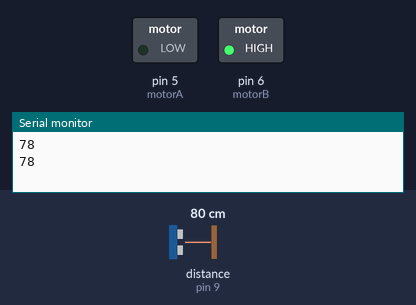
Recording of a sketch running on a simulated Arduino Uno, built with avr-gcc and run on an emulated ATmega328P. Shown: switched loads named in the sketch (green lamp = pin HIGH), the last lines printed to the serial monitor. Wiring (inferred from the names in the program): ultrasonic range finder: trigger pin 8; echo pin 9. The test bench sets the inputs (shaded band); at power-on: distance to the obstacle (sensor on pin 9) 80 cm. The echo pulse lasts 58.3 µs per cm; pins used as bus, display or sensor lines are not drawn.

Above: at 1.8 s.
1.9 s: distance to the obstacle (sensor on pin 9) set to 33 cm
3.4 s: distance to the obstacle (sensor on pin 9) set to 27 cm
At 4.4 s:
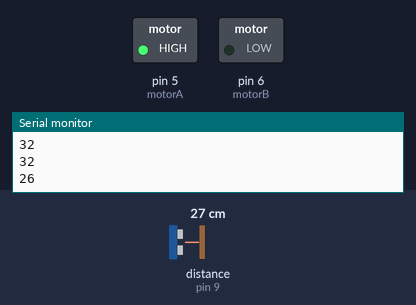
4.9 s: distance to the obstacle (sensor on pin 9) set to 47 cm
6.6 s: distance to the obstacle (sensor on pin 9) set to 55 cm
At 7.8 s:
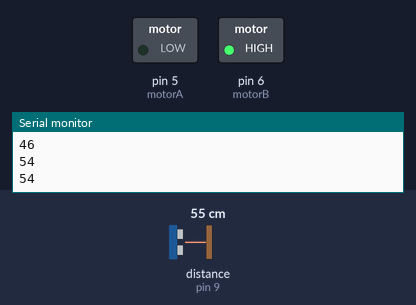
8.1 s: distance to the obstacle (sensor on pin 9) set to 2 cm
At 9.7 s:
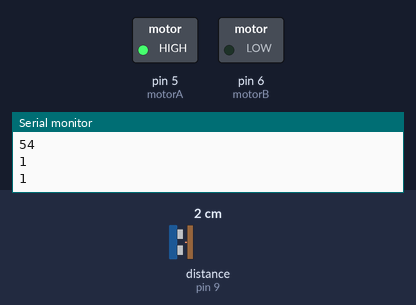
Timing chart, 0 to 11.1 s (numbered marks = the images above; inputs shaded):
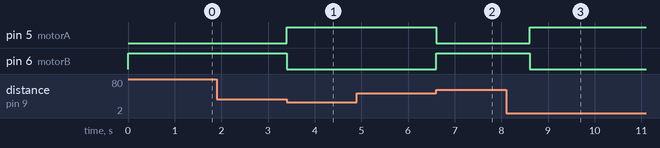

The sketch:

week2.ino
```cpp
// Two pin definition techniques
#define motorA 5
#define motorB 6

const int trigPin = 8;
const int echoPin = 9;
long duration;
int distance;

void setup() {
  pinMode(motorA,OUTPUT);
  pinMode(motorB,OUTPUT);

  pinMode(trigPin, OUTPUT);
  pinMode(echoPin, INPUT);
  Serial.begin(9600);
}

void loop() {
  digitalWrite(trigPin, LOW);
  delayMicroseconds(2);
  digitalWrite(trigPin, HIGH);
  delayMicroseconds(10);
  digitalWrite(trigPin, LOW);

  duration = pulseIn(echoPin, HIGH);

  distance = duration * 0.034 / 2;

  Serial.println(distance);

  if (distance > 50) {
    analogWrite(motorB,255);
    digitalWrite(motorA,LOW);
    delay(1000);
  } else if (distance < 30) {
     analogWrite(motorA,255);
  	 digitalWrite(motorB,LOW);
     delay(1000);
  }
}
```

Measured:
- the behaviour switches between 31 and 30 cm on distance to the obstacle (sensor on pin 9) (found by bisection; images 0 and 1)
- the behaviour switches between 51 and 52 cm on distance to the obstacle (sensor on pin 9) (found by bisection; images 1 and 2)
- after the input at 3.4 s, pin 5 (motorA): LOW → HIGH at once; pin 6 (motorB): HIGH → LOW at once
- after the input at 6.6 s, pin 5 (motorA): HIGH → LOW at once; pin 6 (motorB): LOW → HIGH at once
- after the input at 8.1 s, pin 5 (motorA): LOW → HIGH after 0.51 s; pin 6 (motorB): HIGH → LOW after 0.51 s
